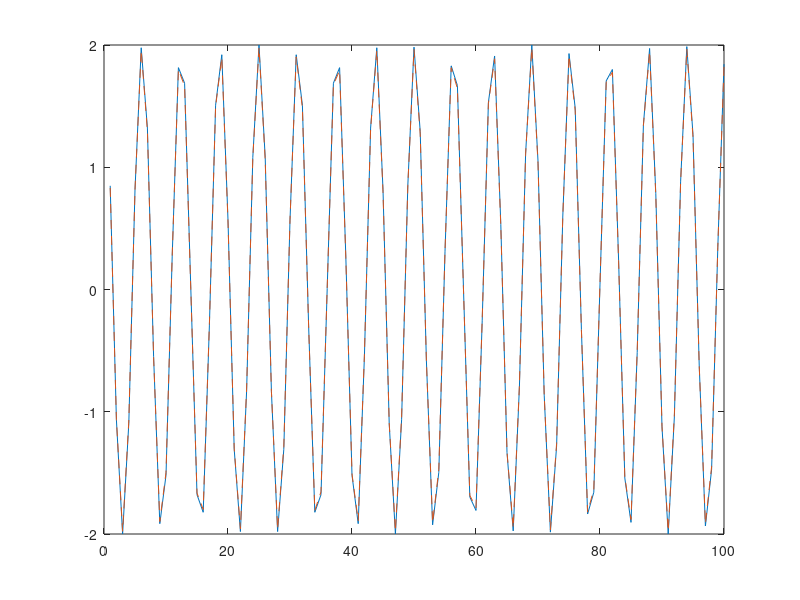

The MATLAB source for this figure:
clear all
%close all

% 
Nexp=10000;
Lsim=100;
t=(1:Lsim).';
w0=1;
A=2;

phi = 2*pi*rand(1,Nexp)-pi;
X = A*cos(w0*t+phi);

% Media
media_teo = zeros(size(t));
media_medida = 1/Nexp*sum(X,2);
% figure
% plot(t,media_teo)
% hold all
% plot(t, media_medida,'--')

% Autocorrelacion
% Elijo un t1 y barro t2
t2=25;
t1_v = t;
autocorr_teorica = A^2/2*cos(w0*(t1_v-t2));
aux = X(t2,:).*X;
autocorr_medida = 1/Nexp*sum(aux,2);
figure
plot(t, autocorr_teorica)
hold all
plot(t, autocorr_medida,'--')

% 
